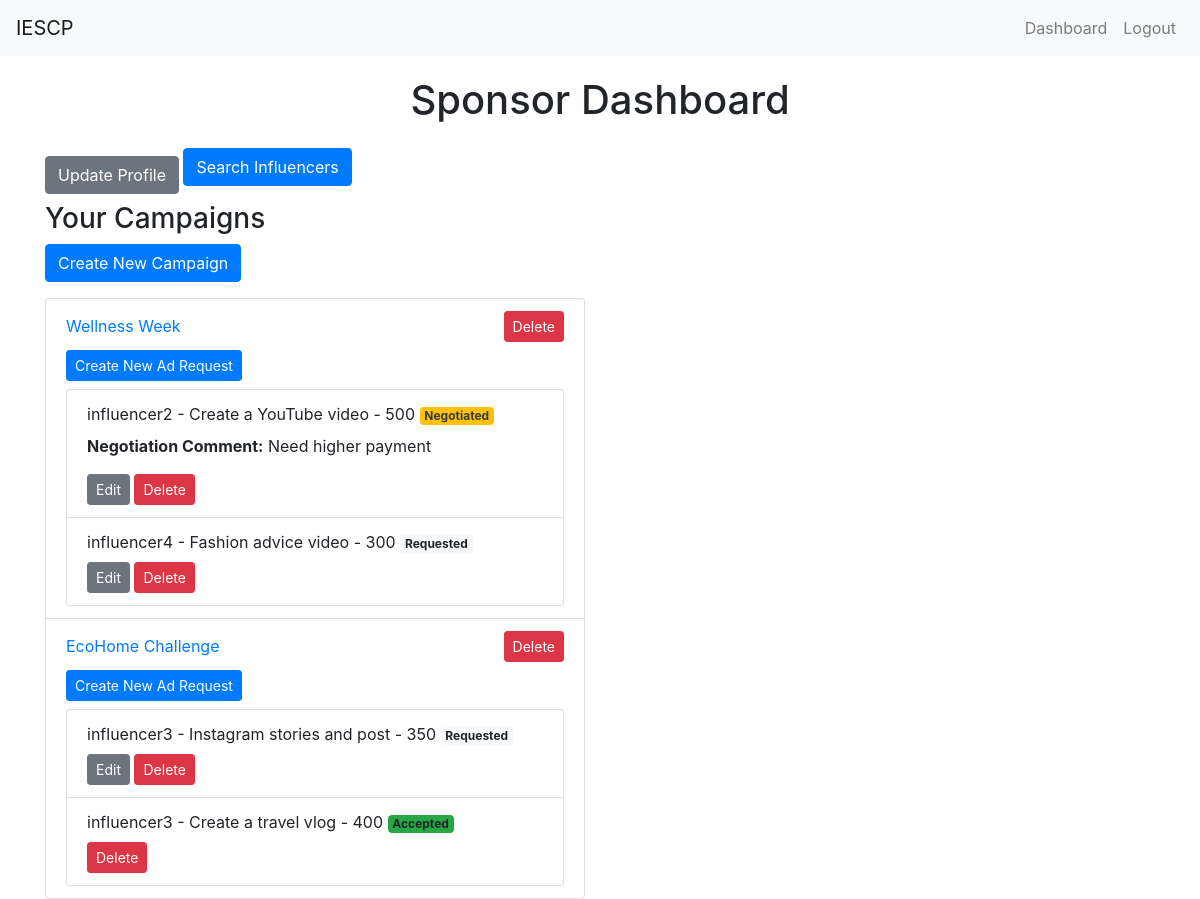
/sponsor_dashboard (signed in), run on an earlier commit of the app's database.
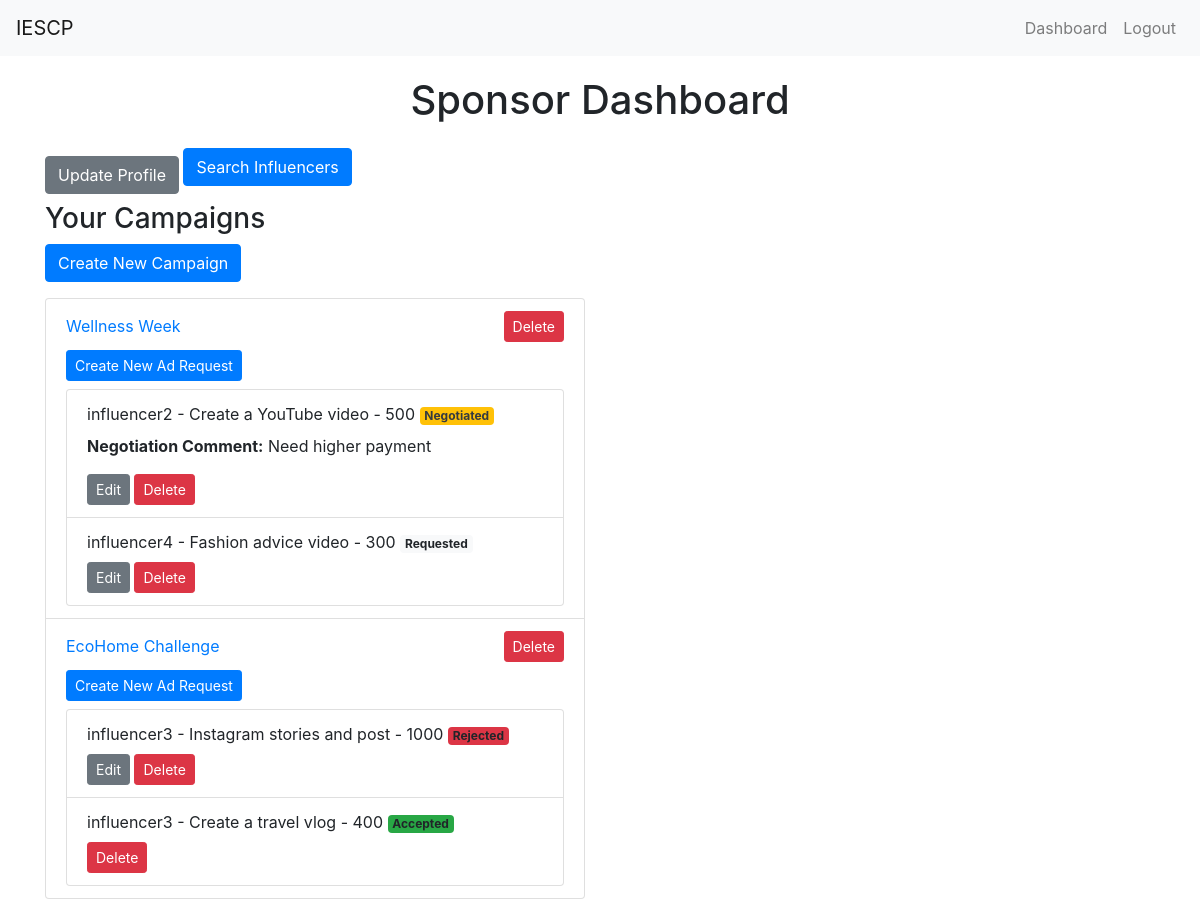
And on a later commit of the database.
### app.py (models this page shows, shortened)
class AdRequest(db.Model):
    id = db.Column(db.Integer, primary_key=True)
    campaign_id = db.Column(db.Integer, db.ForeignKey('campaign.id'), nullable=False)
    influencer_id = db.Column(db.Integer, db.ForeignKey('user.id'), nullable=False)
    messages = db.Column(db.Text)
    requirements = db.Column(db.Text)
    payment_amount = db.Column(db.Integer)
    negotiation_comment = db.Column(db.Text, nullable=True)
    status = db.Column(db.String(20), nullable=False, default='Requested')

class User(UserMixin, db.Model):
    id = db.Column(db.Integer, primary_key=True)
    username = db.Column(db.String(50), unique=True, nullable=False)
    password = db.Column(db.String(200), nullable=False)
    role = db.Column(db.String(20), nullable=False)  # 'admin', 'sponsor', 'influencer'
    flagged = db.Column(db.Boolean, default=False)  # Flag for inappropriate users
    campaigns = db.relationship('Campaign', backref='owner', lazy=True)
    ad_requests = db.relationship('AdRequest', backref='influencer', lazy=True)
    company_name = db.Column(db.String(100))
    industry = db.Column(db.String(100))
    budget = db.Column(db.Integer)
    category = db.Column(db.String(100))
    niche = db.Column(db.String(100))
    reach = db.Column(db.Integer)

### app.py (the view)
@app.route('/sponsor_dashboard')
@login_required
def sponsor_dashboard():
    if current_user.role != 'sponsor':
        flash('Access unauthorized!', 'danger')
        return redirect(url_for('index'))
    campaigns = Campaign.query.filter_by(owner_id=current_user.id).all()
    ad_requests = AdRequest.query.join(Campaign).filter(Campaign.owner_id == current_user.id).all()
    return render_template('sponsor_dashboard.html', campaigns=campaigns, ad_requests=ad_requests)

### app.py (called while the page is built)
@login_manager.user_loader
def load_user(user_id):
    return User.query.get(int(user_id))

### templates/sponsor_dashboard.html (shortened to what this page needs)
{% extends "layout.html" %}
{% block content %}
<h1 class="text-center mb-4">Sponsor Dashboard</h1>
<a href="{{ url_for('profile') }}" class="btn btn-secondary">Update Profile</a>
<a href="{{ url_for('search_influencers') }}" class="btn btn-primary mb-3">Search Influencers</a>
<div class="row">
    <div class="col-md-6">
        <h3>Your Campaigns</h3>
        <a href="{{ url_for('create_campaign') }}" class="btn btn-primary mb-3">Create New Campaign</a>
        <ul class="list-group">
            {% for campaign in campaigns %}
            <li class="list-group-item">
                <div class="d-flex justify-content-between align-items-center">
                    <a href="{{ url_for('update_campaign', campaign_id=campaign.id) }}">{{ campaign.name }}</a>
                    <form method="POST" action="{{ url_for('delete_campaign', campaign_id=campaign.id) }}" class="d-inline">
                        <button type="submit" class="btn btn-danger btn-sm">Delete</button>
                    </form>
                </div>
                <a href="{{ url_for('create_ad_request') }}" class="btn btn-primary btn-sm mt-2 mb-2">Create New Ad Request</a>
                <ul class="list-group">
                    {% for ad_request in campaign.ad_requests %}
                    <li class="list-group-item">
                        {{ ad_request.influencer.username }} - {{ ad_request.requirements }} - {{ ad_request.payment_amount }}
                        <span class="badge {% if ad_request.status == 'Accepted' %}bg-success{% elif ad_request.status == 'Rejected' %}bg-danger{% elif ad_request.status == 'Requested' %}bg-light{% elif ad_request.status == 'Negotiated' %}bg-warning text-dark{% endif %}">
                            {{ ad_request.status }}
                        </span>
                        {% if ad_request.status == 'Negotiated' %}
                        <p class="mt-2"><strong>Negotiation Comment:</strong> {{ ad_request.negotiation_comment }}</p>
                        {% endif %}
                        <div class="mt-2">
                            {% if ad_request.status != 'Accepted' %}
                            <a href="{{ url_for('update_ad_request', ad_request_id=ad_request.id) }}" class="btn btn-secondary btn-sm">Edit</a>
                            {% endif %}
                            <form method="POST" action="{{ url_for('delete_ad_request', ad_request_id=ad_request.id) }}" class="d-inline">
                                <button type="submit" class="btn btn-danger btn-sm">Delete</button>
                            </form>
                        </div>
                    </li>
                    {% else %}
                    <li class="list-group-item">No ad requests found.</li>
                    {% endfor %}
                </ul>
            </li>
            {% else %}
            <li class="list-group-item">No campaigns found.</li>
            {% endfor %}
        </ul>
    </div>
</div>
{% endblock %}

What changed in the data, as far as the page shows it:
changed AdRequest "Instagram stories and post": payment_amount "350" → "1000"; status "Requested" → "Rejected"
